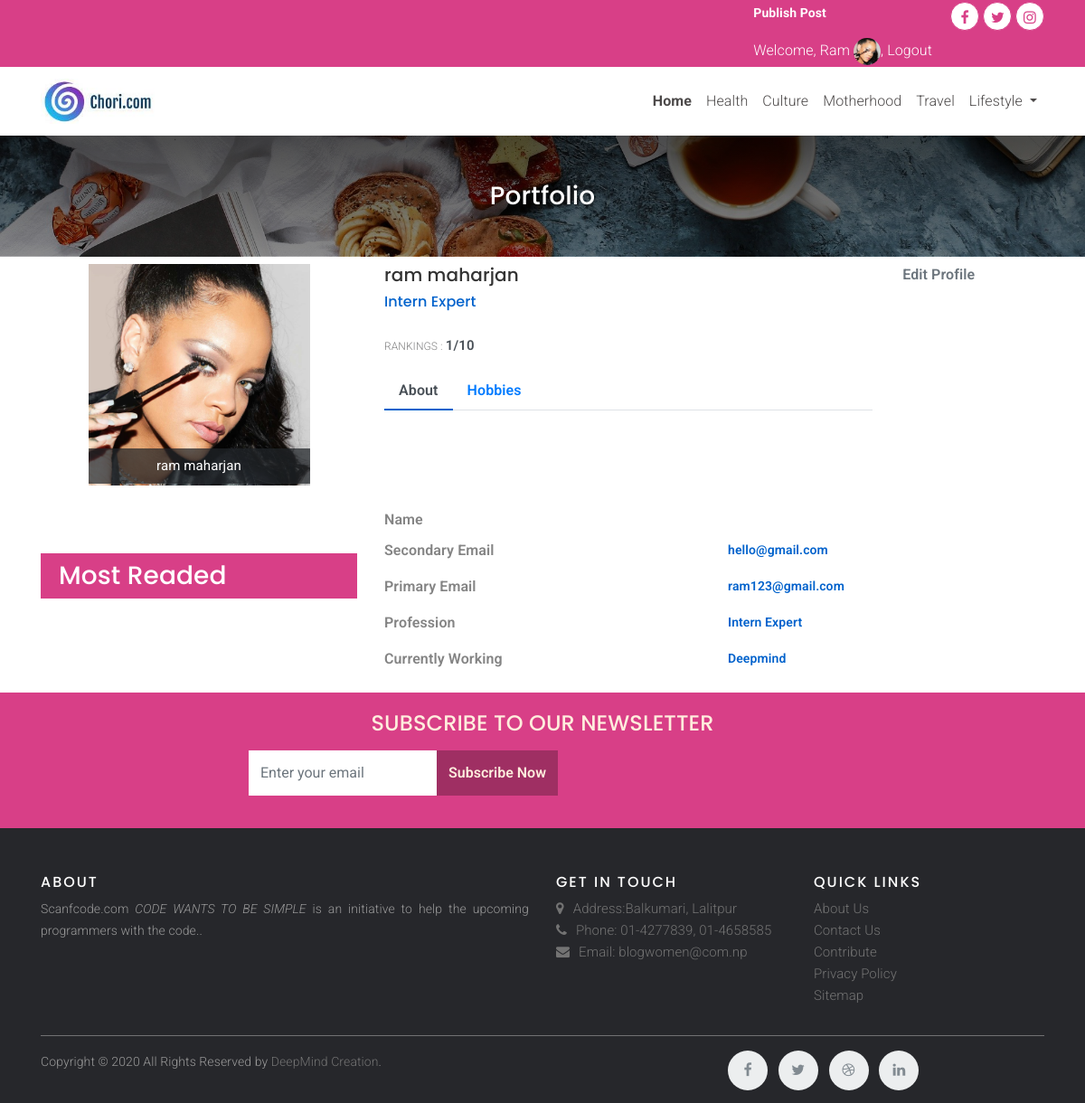
/customer-profile/ (signed in), run on an earlier commit of the app's database.
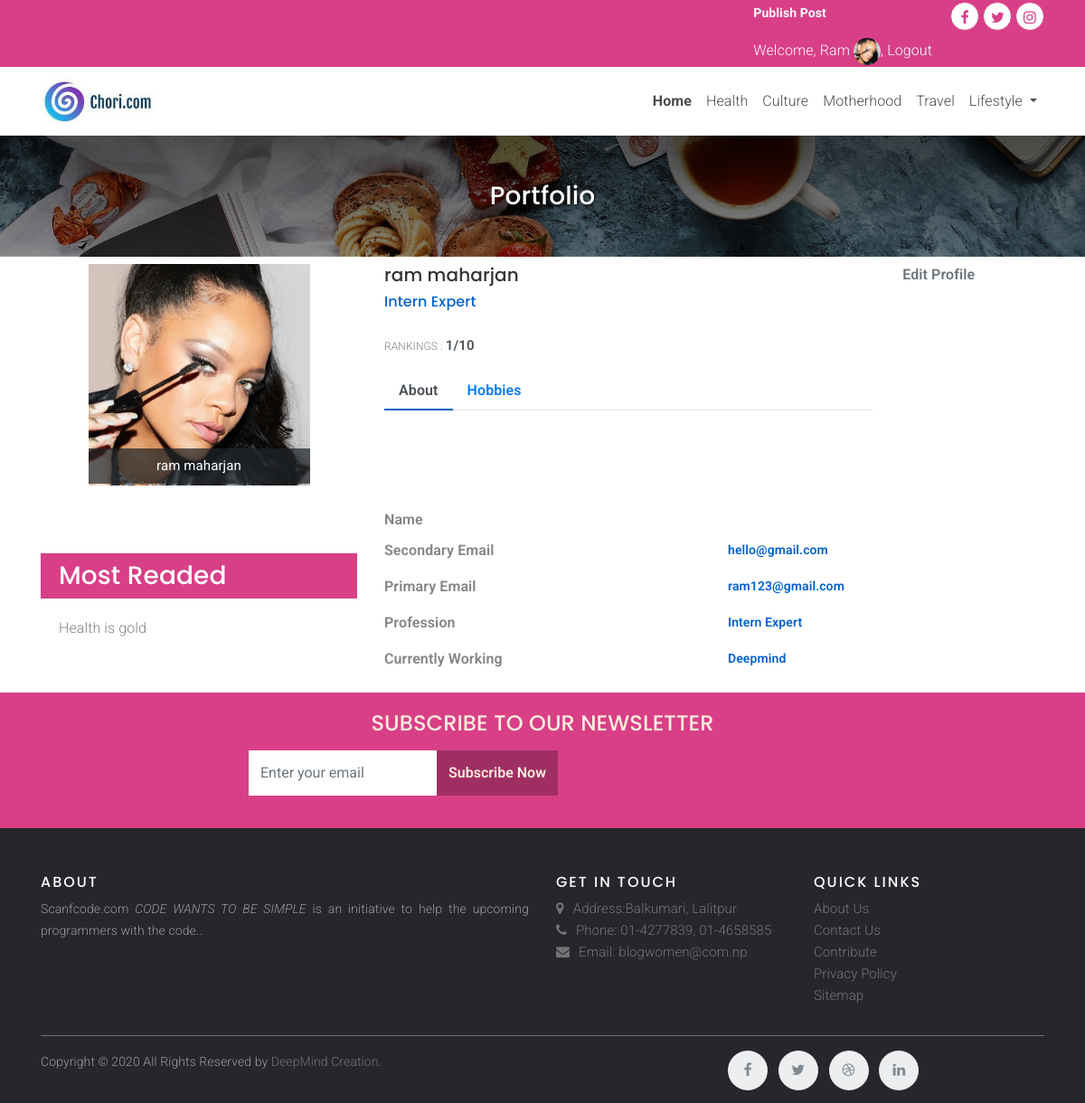
And on a later commit of the database.
### blog/models.py (models this page shows, shortened)
class Readedarticle(models.Model):
    customer=models.ForeignKey(Customer, on_delete=models.CASCADE)
    view_counts=models.PositiveIntegerField(default=0)
    post = models.ForeignKey(Post, on_delete=models.CASCADE)

class Post(models.Model):
    publisher=models.ForeignKey(Publisher, on_delete=models.CASCADE)
    category = models.ForeignKey(Category,on_delete=models.CASCADE)
    title = models.CharField(max_length=100)
    slug = models.SlugField(unique=True, blank=True)
    description = RichTextUploadingField(blank=True, config_name='special')
    image = models.ImageField(upload_to="post")
    views_count=models.PositiveIntegerField(default=0)
    created_at = models.DateField(auto_now_add=True)

### blog/views.py (the view)
# urls.py: path("customer-profile/", CustomerProfile.as_view(), name= "customerprofile"),
class CustomerProfile(LoginRequiredMixin,TemplateView):
    template_name="portfolio.html"
    def get_context_data(self, **kwargs):
        context = super().get_context_data(**kwargs)
        user = self.request.user
        if Customer.objects.filter(user=user).exists():
            context['customer']= user.customer
            customer =Customer.objects.get(user= user)
            articles = Readedarticle.objects.filter(customer =customer )
            context['articles']= articles
        else:
            context['customer']=None
        return context

### templates/portfolio.html (shortened to what the changed rows need)
{% extends 'base.html' %}
{% load static %}
{% block content %}
<section id="portfolio">
<div class="container">
    <form method="post">
        <div class="row">
            <div class="col-md-4">
                <div class="most-readed m-top">
          <ul class="list-group cat-item-list">
          {% for article in articles %}
          <li class="list-group-item"><a href="{% url 'blog:singlepost' article.post.slug%}">{{article.post.title}}</a></li>
        {% endfor %}
          </ul>
        </div>
            </div>
        </div>
    </form>
</div>
</section>
    {% endblock %}

What changed in the data, as far as the page shows it:
added Readedarticle: post "Health is gold"
